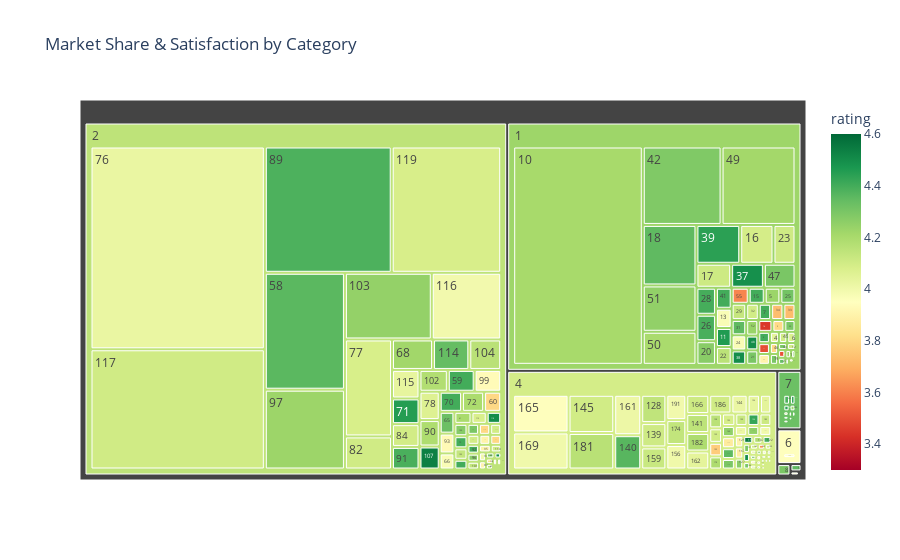

Notebook cell for this chart:
### Code cell
#### PROFESSSIONAL GRAPHS ####

# Violin Plots (Distribution & Density)
# While a bar chart shows the "average," a Violin Plot shows the entire "shape" of the data.
# The Insight: It reveals if a category has a consistent rating (a thin, tall violin) or if it's highly controversial with both 1-star and 5-star reviews (a "fat" violin with two bumps).
# Professional Use: To detect risk. A category with high average ratings but a wide distribution is "risky" for a seller.

plt.figure(figsize=(10, 6))
# Showing the top 5 main categories to keep it clean
top_5_cats = df['main_category'].value_counts().nlargest(5).index
sns.violinplot(data=df[df['main_category'].isin(top_5_cats)], 
               x='main_category', y='rating', fill=False, palette="muted")
plt.title('Rating Consistency Across Top Categories')
plt.xticks(rotation=45)
plt.tight_layout() 
save_plot("Top_category_by_rating")
plt.show()



# Treemaps (Hierarchical Market Share)
# Amazon categories are hierarchical (e.g., Electronics > Accessories > Cables). A Treemap represents the "Market Share" of each category using nested rectangles.
# The Insight: The size of the box represents the Rating Count (volume), and the color represents the Average Rating (satisfaction).
# Professional Use: To quickly identify which sub-niches are "High Volume, Low Satisfaction" (opportunities for new products).

px.treemap(df, path=['main_category', 'category'], values='rating_count',
                  color='rating', color_continuous_scale='RdYlGn',
                  title='Market Share & Satisfaction by Category').show()


# Joint Plots (Relationship Density)
# When you have over 1,000 products, a scatter plot becomes a "cloud" of dots where you can't see where most products sit. A Joint Plot adds histograms to the sides to show density.
# The Insight: It identifies the "Sweet Spot." For example, do most highly-rated products sit in the ₹500–₹1,000 range?
# Professional Use: To define Pricing Brackets.

df_filtered = df[(df['actual_price'] >= 0) & (df['actual_price'] <= 5000)].copy()
sns.jointplot(data=df_filtered, x='actual_price', y='rating', kind="hex", color="#4CB391")
plt.suptitle('Price vs. Rating Density (0-20k)', y=1.02)
plt.tight_layout()
save_plot("Price_vs_rating_realtionship_density")
plt.show()


# Word Clouds (Textual Theme Analysis)
# Since you have review_title and about_product, you can visualize what customers actually care about.
# The Insight: It highlights words like "Fast," "Durable," "Poor Quality," or "Overpriced" directly from the customer's mouth.
# Professional Use: For Sentiment Analysis and identifying product pain points.
# Combine all review titles into one big string

text = " ".join(title for title in df.review_title.astype(str))
wordcloud = WordCloud(width=800, height=400, background_color='white', colormap='magma').generate(text)
plt.figure(figsize=(15, 7))
plt.imshow(wordcloud, interpolation='bilinear')
plt.axis("off")
plt.title('Most Common Keywords in Customer Reviews')
save_plot("Word_cloud")
plt.show()


# Pareto Chart (The 80/20 Rule)
# A Pareto chart combines a bar chart and a line graph to show which categories contribute to 80% of your total engagement (Rating Count).
# The Insight: It proves that a tiny number of categories (usually the top 2-3) drive almost all the traffic on the platform.
# Professional Use: For Resource Allocation—focusing marketing efforts where the impact is highest.

# 1. Prepare the data (Ensure you are grouping by the TEXT names, not the encoded numbers)
# Use 'main_category' which you created before the encoding step
cat_counts = df.groupby('main_category')['rating_count'].sum().sort_values(ascending=False)
cum_percentage = cat_counts.cumsum() / cat_counts.sum() * 100

# 2. Create the Figure and First Axis
fig, ax1 = plt.subplots(figsize=(12, 7))

# Primary Axis: Bar Chart (Volume)
ax1.bar(cat_counts.index, cat_counts, color="steelblue", label='Total Rating Count')
ax1.set_xlabel('Amazon Product Categories', fontsize=12, fontweight='bold')
ax1.set_ylabel('Total Rating Count (Market Volume)', fontsize=12, color='steelblue', fontweight='bold')
ax1.tick_params(axis='y', labelcolor='steelblue')

# 3. Create the Second Axis (Percentage)
ax2 = ax1.twinx()
ax2.plot(cat_counts.index, cum_percentage, color="darkorange", marker="D", ms=7, label='Cumulative %')
ax2.set_ylabel('Cumulative Percentage of Total Ratings (%)', fontsize=12, color='darkorange', fontweight='bold')
ax2.tick_params(axis='y', labelcolor='darkorange')

# 4. Add the "80% Rule" Reference Line
# This visually separates the "Critical Categories" from the rest
ax2.axhline(80, color="red", linestyle="--", alpha=0.6, label='80% Cut-off')
ax2.set_ylim(0, 105) 

# 5. Title and Formatting
plt.title('Pareto Analysis: Which Categories Drive 80% of Business Volume?', fontsize=14, pad=20)

# Rotate labels 45 degrees so they don't overlap or get cut off
ax1.set_xticklabels(cat_counts.index, rotation=45, ha='right')

# Combine legends into one box
lines, labels = ax1.get_legend_handles_labels()
lines2, labels2 = ax2.get_legend_handles_labels()
ax2.legend(lines + lines2, labels + labels2, loc='center right')

plt.tight_layout()
save_plot("Pareto_analysis")
plt.show()

# Set the labels back
le_review_title = LabelEncoder()
df['review_title'] = le_review_title.fit_transform(df['review_title'])

### Figure 1 — Plotly figure (JSON) as saved in the notebook; plotly's stock layout.template omitted (floating-point values rounded to 4 significant figures; data arrays with more than 128 entries replaced by an {"elided": "..."} marker saying what was removed)
{"data": [{"branchvalues": "total", "customdata": {"elided": "220x1 float values"}, "domain": {"x": [0, 1], "y": [0, 1]}, "hovertemplate": "labels=%{label}<br>rating_count=%{value}<br>parent=%{parent}<br>id=%{id}<br>rating=%{color}<extra></extra>", "ids": {"elided": "220 str values"}, "labels": {"elided": "220 str values"}, "marker": {"coloraxis": "coloraxis", "colors": {"elided": "220 float values"}}, "name": "", "parents": {"elided": "220 str values"}, "type": "treemap", "values": {"elided": "220 float values"}}], "layout": {"coloraxis": {"colorbar": {"title": {"text": "rating"}}, "colorscale": [[0, "rgb(165,0,38)"], [0.1, "rgb(215,48,39)"], [0.2, "rgb(244,109,67)"], [0.3, "rgb(253,174,97)"], [0.4, "rgb(254,224,139)"], [0.5, "rgb(255,255,191)"], [0.6, "rgb(217,239,139)"], [0.7, "rgb(166,217,106)"], [0.8, "rgb(102,189,99)"], [0.9, "rgb(26,152,80)"], [1, "rgb(0,104,55)"]]}, "legend": {"tracegroupgap": 0}, "title": {"text": "Market Share & Satisfaction by Category"}}}
